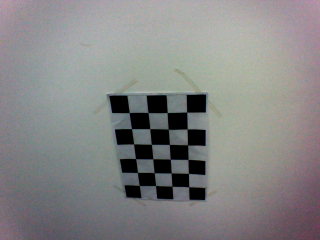
#> input picture calibration/BM/testL.bmp, 320 x 240 px
$ python deep.py
#> lines starting #> are read from the running program, lines starting #| are printed output that depends on the picture
import numpy as np
import cv2
from matplotlib import pyplot as plt

imgR = cv2.imread('testL.bmp',0)
#> imgR: shape (240, 320); min 0, max 185, mean 133.1
imgL = cv2.imread('testR.bmp',0)
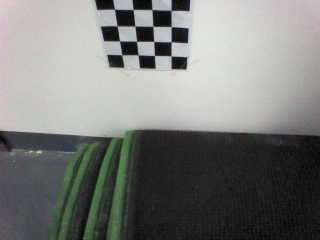
#> input picture calibration/BM/testR.bmp, 320 x 240 px
#> imgL: shape (240, 320); min 4, max 229, mean 123.2

stereo = cv2.StereoBM_create(32, 5)
disparity = stereo.compute(imgL, imgR)
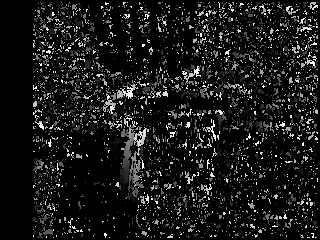
#> disparity: shape (240, 320) int16; min -16, max 496, mean 32.6; drawn with min black and max white

plt.imshow(disparity,'gray')
plt.show()
